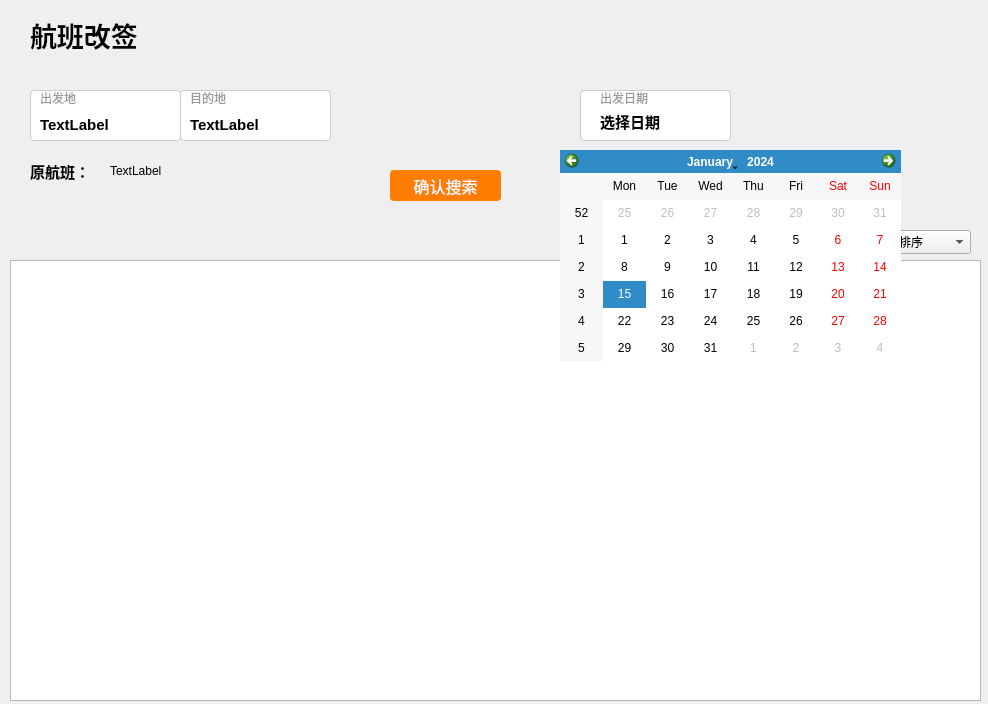
<?xml version="1.0" encoding="UTF-8"?>
<ui version="4.0">
 <class>ChangeTicketWidget</class>
 <widget class="QWidget" name="ChangeTicketWidget">
  <property name="geometry">
   <rect>
    <x>0</x>
    <y>0</y>
    <width>988</width>
    <height>704</height>
   </rect>
  </property>
  <property name="windowTitle">
   <string>Form</string>
  </property>
  <widget class="QLabel" name="label">
   <property name="geometry">
    <rect>
     <x>30</x>
     <y>10</y>
     <width>161</width>
     <height>51</height>
    </rect>
   </property>
   <property name="text">
    <string>&lt;html&gt;&lt;head/&gt;&lt;body&gt;&lt;p&gt;&lt;span style=&quot; font-size:20pt; font-weight:700;&quot;&gt;航班改签&lt;/span&gt;&lt;/p&gt;&lt;/body&gt;&lt;/html&gt;</string>
   </property>
  </widget>
  <widget class="QWidget" name="widget" native="true">
   <property name="geometry">
    <rect>
     <x>30</x>
     <y>90</y>
     <width>151</width>
     <height>51</height>
    </rect>
   </property>
   <property name="styleSheet">
    <string notr="true">QWidget#widget { 
    border: 1px solid #cccccc;
    border-radius: 4px;
    background-color: white;
}</string>
   </property>
   <widget class="QLabel" name="label_6">
    <property name="geometry">
     <rect>
      <x>10</x>
      <y>0</y>
      <width>54</width>
      <height>16</height>
     </rect>
    </property>
    <property name="styleSheet">
     <string notr="true">color: rgb(153, 153, 153);
border: none;
background-color: transparent;</string>
    </property>
    <property name="text">
     <string>出发地</string>
    </property>
   </widget>
   <widget class="QLabel" name="lblDepart">
    <property name="geometry">
     <rect>
      <x>10</x>
      <y>20</y>
      <width>91</width>
      <height>31</height>
     </rect>
    </property>
    <property name="text">
     <string>&lt;html&gt;&lt;head/&gt;&lt;body&gt;&lt;p&gt;&lt;span style=&quot; font-size:11pt; font-weight:700; color:#000000;&quot;&gt;TextLabel&lt;/span&gt;&lt;/p&gt;&lt;/body&gt;&lt;/html&gt;</string>
    </property>
   </widget>
  </widget>
  <widget class="QWidget" name="widget_2" native="true">
   <property name="geometry">
    <rect>
     <x>180</x>
     <y>90</y>
     <width>151</width>
     <height>51</height>
    </rect>
   </property>
   <property name="styleSheet">
    <string notr="true">QWidget#widget_2 {
    border: 1px solid #cccccc;
    border-radius: 4px;
    background-color: white;
}</string>
   </property>
   <widget class="QLabel" name="label_7">
    <property name="geometry">
     <rect>
      <x>10</x>
      <y>0</y>
      <width>54</width>
      <height>16</height>
     </rect>
    </property>
    <property name="styleSheet">
     <string notr="true">color: rgb(153, 153, 153);
border: none;
background-color: transparent;</string>
    </property>
    <property name="text">
     <string>目的地</string>
    </property>
   </widget>
   <widget class="QLabel" name="lblArrive">
    <property name="geometry">
     <rect>
      <x>10</x>
      <y>20</y>
      <width>91</width>
      <height>31</height>
     </rect>
    </property>
    <property name="text">
     <string>&lt;html&gt;&lt;head/&gt;&lt;body&gt;&lt;p&gt;&lt;span style=&quot; font-size:11pt; font-weight:700; color:#000000;&quot;&gt;TextLabel&lt;/span&gt;&lt;/p&gt;&lt;/body&gt;&lt;/html&gt;</string>
    </property>
   </widget>
  </widget>
  <widget class="QWidget" name="widget_3" native="true">
   <property name="geometry">
    <rect>
     <x>580</x>
     <y>90</y>
     <width>151</width>
     <height>51</height>
    </rect>
   </property>
   <property name="styleSheet">
    <string notr="true">QWidget#widget_3 { 
    border: 1px solid #cccccc;
    border-radius: 4px;
    background-color: white;
}</string>
   </property>
   <widget class="QLabel" name="label_8">
    <property name="geometry">
     <rect>
      <x>20</x>
      <y>0</y>
      <width>54</width>
      <height>16</height>
     </rect>
    </property>
    <property name="styleSheet">
     <string notr="true">color: rgb(153, 153, 153);
border: none;
background-color: transparent;</string>
    </property>
    <property name="text">
     <string>出发日期</string>
    </property>
   </widget>
   <widget class="QLabel" name="lineEditDate">
    <property name="geometry">
     <rect>
      <x>20</x>
      <y>20</y>
      <width>111</width>
      <height>21</height>
     </rect>
    </property>
    <property name="text">
     <string>&lt;html&gt;&lt;head/&gt;&lt;body&gt;&lt;p&gt;&lt;span style=&quot; font-size:11pt; font-weight:700; color:#000000;&quot;&gt;选择日期&lt;/span&gt;&lt;/p&gt;&lt;/body&gt;&lt;/html&gt;</string>
    </property>
   </widget>
  </widget>
  <widget class="QWidget" name="widget_8" native="true">
   <property name="geometry">
    <rect>
     <x>10</x>
     <y>210</y>
     <width>961</width>
     <height>51</height>
    </rect>
   </property>
   <widget class="QComboBox" name="comboBox_3">
    <property name="geometry">
     <rect>
      <x>860</x>
      <y>20</y>
      <width>101</width>
      <height>24</height>
     </rect>
    </property>
    <item>
     <property name="text">
      <string>更多排序</string>
     </property>
    </item>
    <item>
     <property name="text">
      <string>耗时短-长</string>
     </property>
    </item>
    <item>
     <property name="text">
      <string>耗时长-短</string>
     </property>
    </item>
    <item>
     <property name="text">
      <string>价格高-低</string>
     </property>
    </item>
    <item>
     <property name="text">
      <string>到达早-晚</string>
     </property>
    </item>
    <item>
     <property name="text">
      <string>到达晚-早</string>
     </property>
    </item>
    <item>
     <property name="text">
      <string>起飞晚-早</string>
     </property>
    </item>
   </widget>
   <widget class="ClickableLabel" name="ontime">
    <property name="geometry">
     <rect>
      <x>630</x>
      <y>20</y>
      <width>71</width>
      <height>16</height>
     </rect>
    </property>
    <property name="text">
     <string>&lt;html&gt;&lt;head/&gt;&lt;body&gt;&lt;p&gt;&lt;span style=&quot; font-size:10pt;&quot;&gt;准点率高-低&lt;/span&gt;&lt;/p&gt;&lt;/body&gt;&lt;/html&gt;</string>
    </property>
   </widget>
   <widget class="ClickableLabel" name="depart">
    <property name="geometry">
     <rect>
      <x>730</x>
      <y>20</y>
      <width>101</width>
      <height>16</height>
     </rect>
    </property>
    <property name="text">
     <string>&lt;html&gt;&lt;head/&gt;&lt;body&gt;&lt;p&gt;&lt;span style=&quot; font-size:10pt;&quot;&gt;起飞时间早-晚&lt;/span&gt;&lt;/p&gt;&lt;/body&gt;&lt;/html&gt;</string>
    </property>
   </widget>
   <widget class="ClickableLabel" name="dijia">
    <property name="geometry">
     <rect>
      <x>550</x>
      <y>20</y>
      <width>71</width>
      <height>16</height>
     </rect>
    </property>
    <property name="text">
     <string>&lt;html&gt;&lt;head/&gt;&lt;body&gt;&lt;p&gt;&lt;span style=&quot; font-size:10pt;&quot;&gt;低价优先&lt;/span&gt;&lt;/p&gt;&lt;/body&gt;&lt;/html&gt;</string>
    </property>
   </widget>
  </widget>
  <widget class="QListWidget" name="listWidgetNewFlight">
   <property name="geometry">
    <rect>
     <x>10</x>
     <y>260</y>
     <width>971</width>
     <height>441</height>
    </rect>
   </property>
   <property name="styleSheet">
    <string notr="true">QListWidget { border: none; background-color: #F5F5F5; }；
setSpacing(2)；</string>
   </property>
  </widget>
  <widget class="QCalendarWidget" name="calendarWidget">
   <property name="enabled">
    <bool>true</bool>
   </property>
   <property name="geometry">
    <rect>
     <x>560</x>
     <y>150</y>
     <width>341</width>
     <height>211</height>
    </rect>
   </property>
  </widget>
  <widget class="QLabel" name="label_4">
   <property name="geometry">
    <rect>
     <x>30</x>
     <y>160</y>
     <width>71</width>
     <height>21</height>
    </rect>
   </property>
   <property name="text">
    <string>&lt;html&gt;&lt;head/&gt;&lt;body&gt;&lt;p&gt;&lt;span style=&quot; font-size:11pt; font-weight:700;&quot;&gt;原航班：&lt;/span&gt;&lt;/p&gt;&lt;/body&gt;&lt;/html&gt;</string>
   </property>
  </widget>
  <widget class="QLabel" name="lblOldFlight">
   <property name="geometry">
    <rect>
     <x>110</x>
     <y>160</y>
     <width>221</width>
     <height>21</height>
    </rect>
   </property>
   <property name="text">
    <string>TextLabel</string>
   </property>
  </widget>
  <widget class="QPushButton" name="btnSearch">
   <property name="geometry">
    <rect>
     <x>390</x>
     <y>170</y>
     <width>111</width>
     <height>31</height>
    </rect>
   </property>
   <property name="styleSheet">
    <string notr="true">QPushButton {
    border: 2px solid #ff7d00; 
    border-radius: 4px;
    background-color: #ff7d00;
    color: white;
    font-size: 16px;
    height: 44px;
}

QPushButton:hover {
    border-color: #ff6600;
    background-color: #ff6600;
}

QPushButton:pressed {
    border-color: #e65c00;
    background-color: #e65c00;
}

QPushButton:disabled {
    border-color: #cccccc;
    background-color: #cccccc;
    color: #ffffff;
}</string>
   </property>
   <property name="text">
    <string>确认搜索</string>
   </property>
  </widget>
  <zorder>label</zorder>
  <zorder>widget</zorder>
  <zorder>widget_2</zorder>
  <zorder>widget_3</zorder>
  <zorder>widget_8</zorder>
  <zorder>listWidgetNewFlight</zorder>
  <zorder>label_4</zorder>
  <zorder>lblOldFlight</zorder>
  <zorder>btnSearch</zorder>
  <zorder>calendarWidget</zorder>
 </widget>
 <customwidgets>
  <customwidget>
   <class>ClickableLabel</class>
   <extends>QLabel</extends>
   <header location="global">clickablelabel.h</header>
   <slots>
    <signal>clicked()</signal>
    <slot>on_switchLabel_clicked()</slot>
   </slots>
  </customwidget>
 </customwidgets>
 <resources/>
 <connections/>
</ui>
